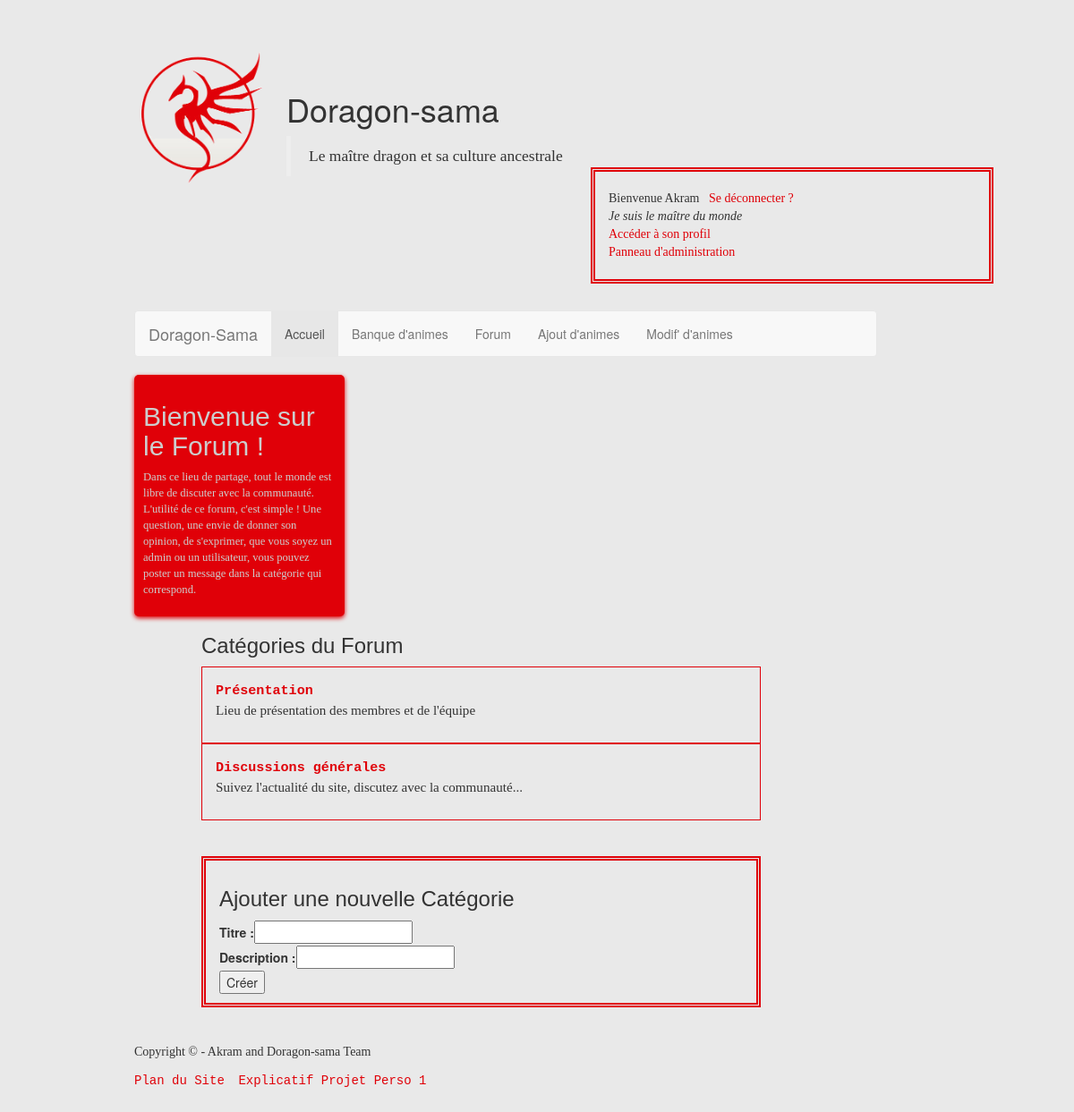
/forum.php (signed in), run on the app's committed database.
### tables this page shows
CREATE TABLE IF NOT EXISTS `categories` (
  `numcat` int(11) NOT NULL,
  `nomcat` varchar(40) NOT NULL,
  `description` varchar(60) NOT NULL,
  PRIMARY KEY (`numcat`)
);

### forum.php (the view, shortened to what this page needs)
<?php
	require ("config.php");
?>
<!DOCTYPE html>
<html>
    <head>
		<?php require ("boostrap.func.php") ?>
		<link rel="stylesheet" type="text/css" href="style.css">
    </head>
	<body>
    <div id="bloc_page">
    	<header>
    		<?php require ("inc/header.php"); ?>
			<?php
    			require ("menu.php")
    		?>
    	</header>
		<section>
			<aside>
				<h2>Bienvenue sur le Forum !</h2>
				<p>Dans ce lieu de partage, tout le monde est libre de discuter avec la communauté. L'utilité de ce forum, c'est simple ! Une question, une envie de donner son opinion, de s'exprimer, que vous soyez un admin ou un utilisateur, vous pouvez poster un message dans la catégorie qui correspond.
				</p>
			</aside>
			<article id="article_ds">
    			<h3>Catégories du Forum</h3>
				<?php
					$req = $bdd->query("SELECT * FROM categories ORDER BY numcat ASC");
					while($infos = $req->fetch())
					{
				?>
				<div id ="rubrique"><p><strong><a href="categories.php?cat=<?php echo $infos['numcat']?>"><?php echo $infos['nomcat']; ?></a></strong><br/><?php echo $infos['description']; ?>
				</p></div>
				<?php
					}
				?><br/><br/>
				<?php
				if ($_SESSION['administration'] == 1){
					if (isset($_POST['ajouter'])){
						$reukette = $bdd->query('SELECT COUNT(numcat) AS nbcat FROM categories');
    					$data = $reukette->fetch();
    					$count = $data['nbcat'];
    					$count++;
   						$titre = htmlentities($_POST['titre']);
						$descrip = htmlentities($_POST['description']);
						$sql = $bdd->prepare("INSERT INTO categories(numcat, nomcat, description) VALUES (:num, :titre, :descrip)");
						$sql->execute(array(
							'num' => $count,
							'titre' => $titre,
							'descrip' => $descrip,
							))or exit(print_r($sql->errorInfo()));
							echo "<strong>Catégories enregistrés !</strong><br/>";
				?>
				<?php } else { ?>
				<form action="forum.php" method="POST">
					<h3>Ajouter une nouvelle Catégorie</h3>
					<label>Titre : </label><input type="text" name="titre" maxlength="40" required /><br/>
					<label>Description : </label><input type="text" name="description" maxlength="60" required/><br/>
					<input type="submit" name="ajouter" value="Créer" />
				</form>
				<?php
					}
				} ?>
			</article>
		</section>
		<footer>
			<?php require('footer.php'); ?>
		</footer>
	</div>
    </body>
</html>

### style.css (style rules this page uses)
body { background-color : rgb(233,233,233); width: 90%; }
#bloc_page { display: block; background-color : rgb(233,233,233); text-align: left; margin-bottom: 50px; margin-top: 50px; margin-left: 150px; margin-right: 100px; }
section a, footer a { font-family: 'Courier New', 'Comic Sans MS', sans-serif; }
h2 { font-family: 'Lucida Console', 'Arial black', sans-serif; }
h3 { font-family: 'Lucida Fax', 'Bookman Old Sty', sans-serif ; }
p, ol { font-family: 'Footlight MT Light', 'Times New Roman', sans-serif ; }
#article_ds, aside { display: inline-block; vertical-align: top; text-align: left; }
#article_ds { width: 625px; margin-left: 75px; }
#article_ds p { font-size: 0.9em; }
aside { position: relative; width: 235px; background-color:rgb(224,0,8); box-shadow: 0px 2px 5px rgb(220,0,8); border-radius: 5px; padding: 10px; color: black; font-size: 0.9em; }
form, .connecte { padding: 10px 15px; border-style: double; border-width: 5px; border-color: rgb(224,0,8); }
input, label { text-align: justify; }
aside h2, aside p, aside ul, aside li { color: rgb(205,205,205); }
a { color:rgb(224,0,8); }

### forum.php (style rules this page uses)
#rubrique { padding: 15px; font-size: 1.2em; border-style: solid; border-width: 1px; border-color: rgb(224,0,8); }

### data on the page
categories: nomcat "Présentation", description "Lieu de présentation des membres et de l'équipe"
categories: nomcat "Discussions générales", description "Suivez l'actualité du site, discutez avec la communauté..."

### other printed values
$_SESSION['pseudo'] "Akram"
$_SESSION['statut_humeur'] "Je suis le maître du monde"
